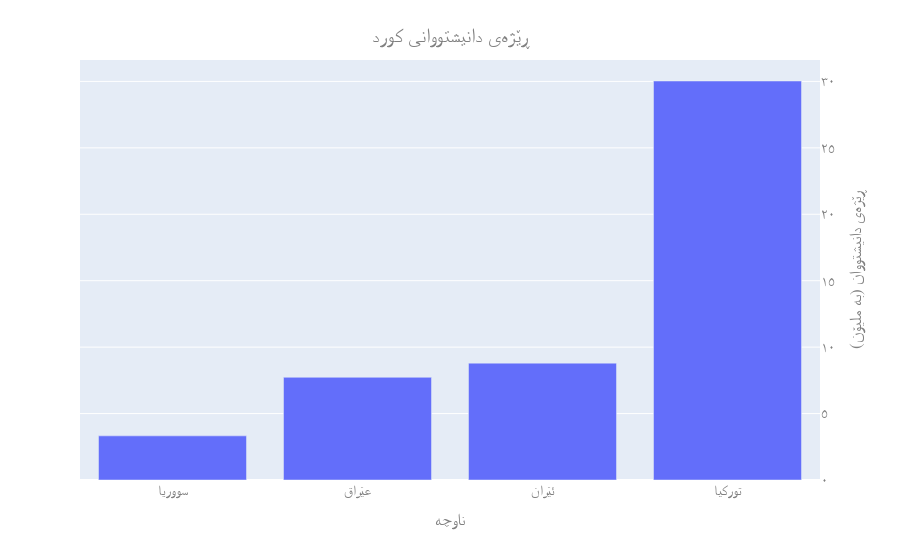

Notebook code cell kept with this figure:
### Code cell
fig.update_layout(
    yaxis={
        "title": "ڕێژەی دانیشتووان (بە ملیۆن)",
        "tickmode": "array",
        "tickvals": yaxis_tickvals,
        "ticktext": yaxis_ticktext}
)
fig.show()

### Figure 1 — Plotly figure (JSON) as saved in the notebook; plotly's stock layout.template omitted (floating-point values rounded to 4 significant figures)
{"data": [{"alignmentgroup": "True", "hovertemplate": "x=%{x}<br>y=%{y}<extra></extra>", "legendgroup": "", "marker": {"color": "#636efa", "pattern": {"shape": ""}}, "name": "", "offsetgroup": "", "orientation": "v", "showlegend": false, "textposition": "auto", "type": "bar", "x": ["تورکیا", "ئێران", "عێراق", "سووریا"], "xaxis": "x", "y": [30032000, 8796000, 7729000, 3322000], "yaxis": "y"}], "layout": {"barmode": "relative", "font": {"color": "Grey", "family": "Vazirmatn", "size": 14}, "legend": {"tracegroupgap": 0}, "margin": {"t": 60}, "title": {"text": "ڕێژەی دانیشتووانی کورد", "x": 0.5, "xanchor": "center", "y": 0.95, "yanchor": "top"}, "xaxis": {"anchor": "y", "autorange": "reversed", "domain": [0, 1], "title": {"text": "ناوچە"}}, "yaxis": {"anchor": "x", "domain": [0, 1], "side": "right", "tickmode": "array", "ticktext": ["٠", "٥", "١٠", "١٥", "٢٠", "٢٥", "٣٠"], "tickvals": [0, 5000000, 10000000, 15000000, 20000000, 25000000, 30000000], "title": {"text": "ڕێژەی دانیشتووان (بە ملیۆن)"}}}}
